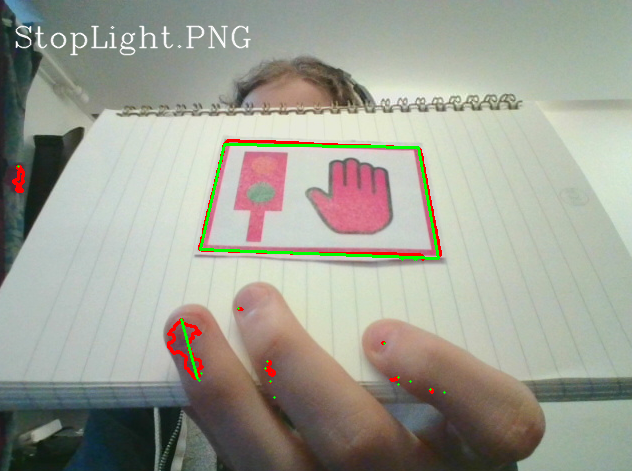
//> input picture report 3/assets/symbol_test_D.png, 632 x 471 px
$ ./line_follow_V1 ../symbol_test_D.png   (built with g++ and OpenCV 4)
//> lines starting //> are read from the running program, lines starting //| are printed output that depends on the picture; after the words box and inside, x2 and y2 are one past the last pixel; in counts of white or black regions, pixels touching at a corner belong together
//EEEE1002 Bench 41 2019/20

#include "opencv2/core.hpp"
#include "opencv2/imgproc.hpp"
#include "opencv2/highgui.hpp"
#include "opencv2/videoio.hpp"

#include <sys/types.h>
#include <dirent.h>
#include <errno.h>
#include <vector>
#include <string>
#include <iostream>


using namespace std;
using namespace cv;

Mat LineFollowFunction(Mat image);

// [30 lines of commented-out code are left out]

int main(int argc, char** argv )
{
    if ( argc != 2 )
    {
        printf("usage: DisplayImage.out <Image_Path>\n");
        return -1;
    }
    Mat image;
    image = imread( argv[1], 1 );
//> image is the input picture: 471 rows x 632 cols, CV_8UC3; mean B, G, R 147.6, 159.3, 158.3
    if ( !image.data )
    {
        printf("No image data \n");
        return -1;
    }
    namedWindow("Display Image", WINDOW_AUTOSIZE );
    LineFollowFunction(image);
    imshow("Display Image", image);
    waitKey(0);
    return 0;
}

Mat LineFollowFunction(Mat image)
{

    //Crop the stream
    Mat StreamCropped;
    cv::Size StreamDimensions  = image.size();
//> StreamDimensions = Size(632, 471)
    int StreamWidth = StreamDimensions.width;
//> StreamWidth = 632
    int StreamHeight = StreamDimensions.height;
//> StreamHeight = 471
    StreamCropped = image(Rect(0,(StreamHeight/2),StreamWidth,(StreamHeight/2)));
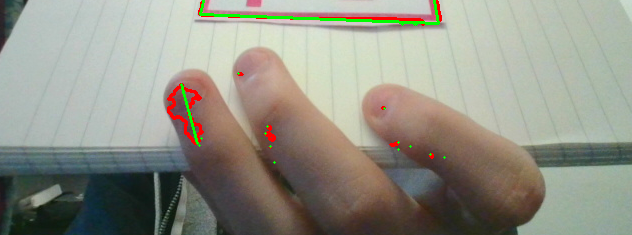
//> StreamCropped: 235 rows x 632 cols, CV_8UC3; mean B, G, R 134.4, 146.3, 147
    //namedWindow ("Cropped Stream", CV_WINDOW_FREERATIO);
    //imshow("Cropped Stream", StreamCropped);


    //Convert to grayscale
    Mat StreamGrayscale;
    Mat StreamBlurred;
    cvtColor(StreamCropped, StreamGrayscale, COLOR_BGR2GRAY);
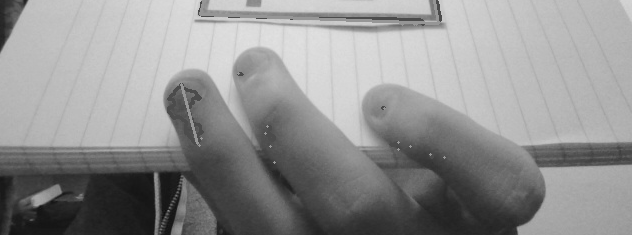
//> StreamGrayscale: 235 rows x 632 cols, CV_8UC1; min 13, max 225, mean 145.2
    //imshow("Stream Grayscale", StreamGrayscale);


    //Gaussian Blur is added
    GaussianBlur(StreamGrayscale, StreamBlurred, Size(5,5),0);
    //namedWindow ("Stream Blurred", CV_WINDOW_FREERATIO);
    //imshow("Stream Blurred", StreamBlurred);


    //Threashold the stream
    Mat StreamThresholded;
    threshold(StreamBlurred, StreamThresholded, 60, 255, THRESH_BINARY_INV);
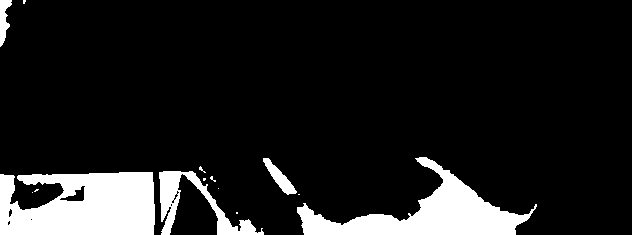
//> StreamThresholded: 235 rows x 632 cols, CV_8UC1; 11.8% white; 14 white regions (9 under 20 px)
    //namedWindow ("Stream Thresholded", CV_WINDOW_FREERATIO);
    //imshow("Stream Thresholded", StreamThresholded);


    //Contour the stream
    std::vector<std::vector<cv::Point>>contours;// Variable for list of contours
    std::vector<Vec4i>hierarchy;// Variable for image topology data
    cv::findContours(StreamThresholded,contours,hierarchy,RETR_EXTERNAL,CHAIN_APPROX_SIMPLE,Point(0,0));// Calculate the contours and store them
//> contours = 14 contours, 9 with area under 20; largest, box (x1, y1, x2, y2) and area: (0, 172, 155, 235) 8128, (297, 157, 537, 235) 6242, (159, 171, 264, 235) 1735, (263, 158, 297, 195) 384, (0, 0, 12, 47) 272

    // [4 lines of commented-out code are left out]

    Mat StreamContoured = StreamThresholded;
    for(int i =0; i < contours.size(); i++) // Loop through the contours
    {
        drawContours(StreamContoured,contours,i,Scalar(0,0,255),2,LINE_8,noArray(),0,Point());// Draw each in red
    }
//> this loop made 14 passes
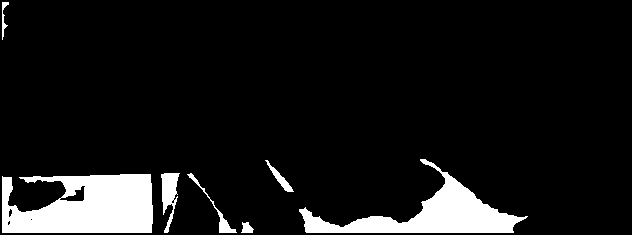
//> StreamContoured: 235 rows x 632 cols, CV_8UC1; 9.1% white; 7 white regions, largest, box (x1, y1, x2, y2) and area: (2, 174, 153, 233) 7038, (299, 159, 528, 233) 5191, (161, 173, 180, 233) 591


    imshow("Contoured", StreamContoured);


    //Bodge Below:

    //Left side
    Mat LeftStream;
    Mat LeftStreamOutput;
    int LeftStreamCount;
//> (the run ends here: the program stops with an error, at `LeftStream = StreamThresholded(Rect(0,(StreamHeight/2),(StreamWidth/3)..`)
